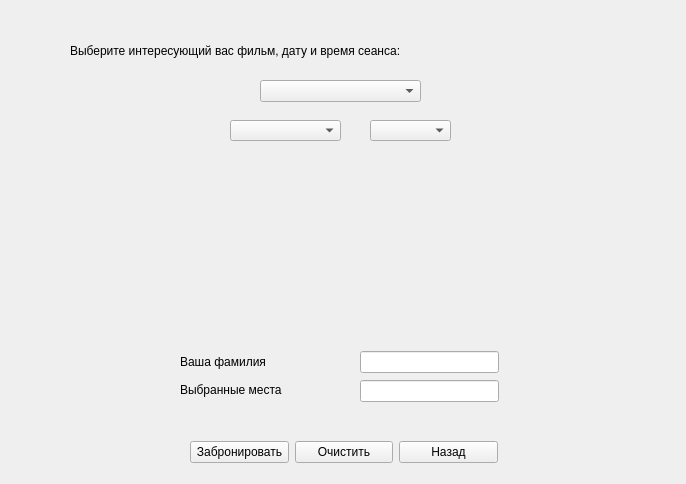
<?xml version="1.0" encoding="UTF-8"?>
<ui version="4.0">
 <class>Tickets</class>
 <widget class="QWidget" name="Tickets">
  <property name="geometry">
   <rect>
    <x>0</x>
    <y>0</y>
    <width>686</width>
    <height>484</height>
   </rect>
  </property>
  <property name="windowTitle">
   <string>Бронирование билетов</string>
  </property>
  <property name="windowIcon">
   <iconset>
    <normaloff>:/rec/img/afisha.png</normaloff>:/rec/img/afisha.png</iconset>
  </property>
  <widget class="QLabel" name="label">
   <property name="geometry">
    <rect>
     <x>70</x>
     <y>10</y>
     <width>621</width>
     <height>81</height>
    </rect>
   </property>
   <property name="text">
    <string>Выберите интересующий вас фильм, дату и время сеанса:</string>
   </property>
  </widget>
  <widget class="QComboBox" name="comboBox_Date">
   <property name="geometry">
    <rect>
     <x>230</x>
     <y>120</y>
     <width>111</width>
     <height>21</height>
    </rect>
   </property>
  </widget>
  <widget class="QWidget" name="layoutWidget">
   <property name="geometry">
    <rect>
     <x>190</x>
     <y>420</y>
     <width>308</width>
     <height>65</height>
    </rect>
   </property>
   <layout class="QGridLayout" name="gridLayout">
    <item row="0" column="0">
     <widget class="QPushButton" name="pushButton_2">
      <property name="text">
       <string>Забронировать</string>
      </property>
     </widget>
    </item>
    <item row="0" column="2">
     <widget class="QPushButton" name="pushButton">
      <property name="text">
       <string>Назад</string>
      </property>
     </widget>
    </item>
    <item row="0" column="1">
     <widget class="QPushButton" name="pushButton_3">
      <property name="text">
       <string>Очистить</string>
      </property>
     </widget>
    </item>
   </layout>
  </widget>
  <widget class="QComboBox" name="comboBox_Time">
   <property name="geometry">
    <rect>
     <x>370</x>
     <y>120</y>
     <width>81</width>
     <height>21</height>
    </rect>
   </property>
  </widget>
  <widget class="QComboBox" name="comboBox_Film">
   <property name="geometry">
    <rect>
     <x>260</x>
     <y>80</y>
     <width>161</width>
     <height>22</height>
    </rect>
   </property>
   <property name="currentText">
    <string/>
   </property>
  </widget>
  <widget class="QWidget" name="layoutWidget">
   <property name="geometry">
    <rect>
     <x>180</x>
     <y>350</y>
     <width>181</width>
     <height>51</height>
    </rect>
   </property>
   <layout class="QVBoxLayout" name="verticalLayout">
    <item>
     <widget class="QLabel" name="label_2">
      <property name="text">
       <string>Ваша фамилия</string>
      </property>
     </widget>
    </item>
    <item>
     <widget class="QLabel" name="label_3">
      <property name="text">
       <string>Выбранные места</string>
      </property>
     </widget>
    </item>
   </layout>
  </widget>
  <widget class="QWidget" name="layoutWidget">
   <property name="geometry">
    <rect>
     <x>360</x>
     <y>350</y>
     <width>139</width>
     <height>53</height>
    </rect>
   </property>
   <layout class="QVBoxLayout" name="verticalLayout_2">
    <item>
     <widget class="QLineEdit" name="txt_surname"/>
    </item>
    <item>
     <widget class="QLineEdit" name="txt_places">
      <property name="readOnly">
       <bool>true</bool>
      </property>
     </widget>
    </item>
   </layout>
  </widget>
 </widget>
 <resources/>
 <connections/>
</ui>
